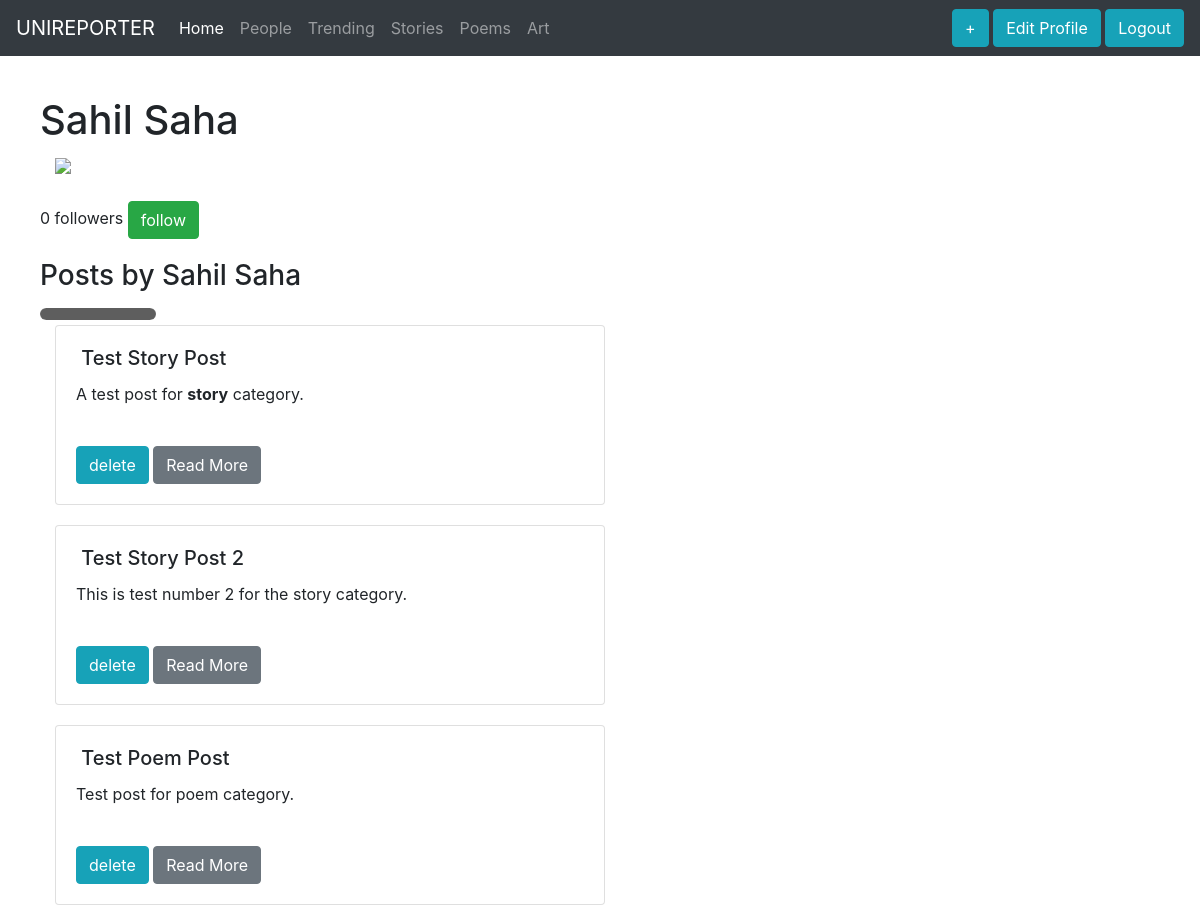
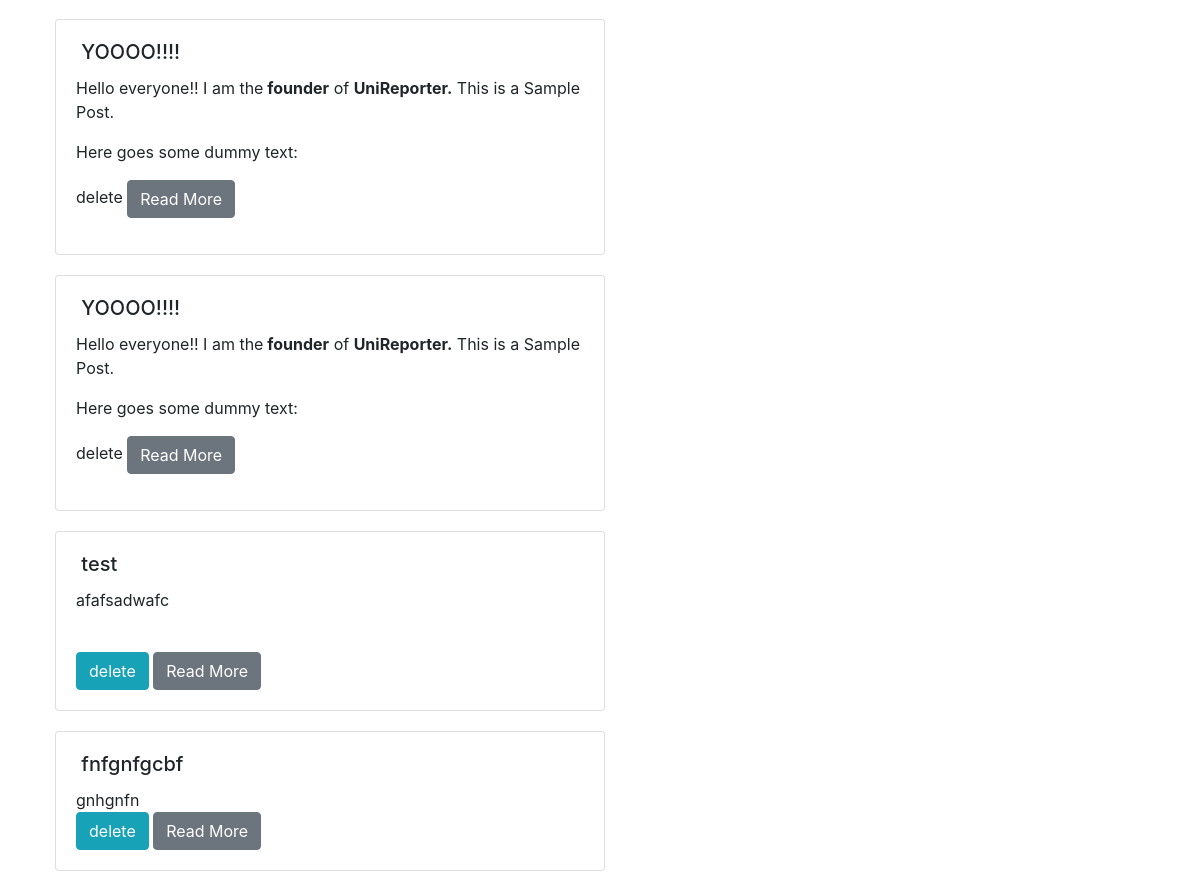
/account/users/admin/ (signed in), run on an earlier commit of the app's database (2 pictures, top to bottom).
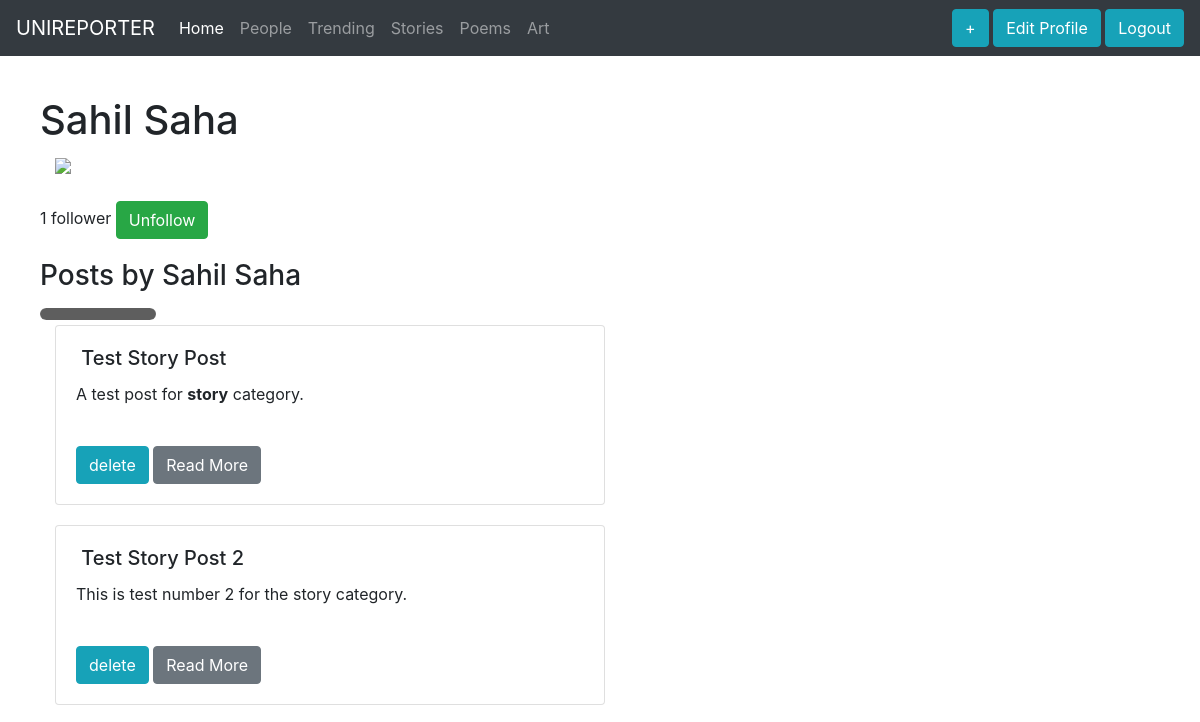
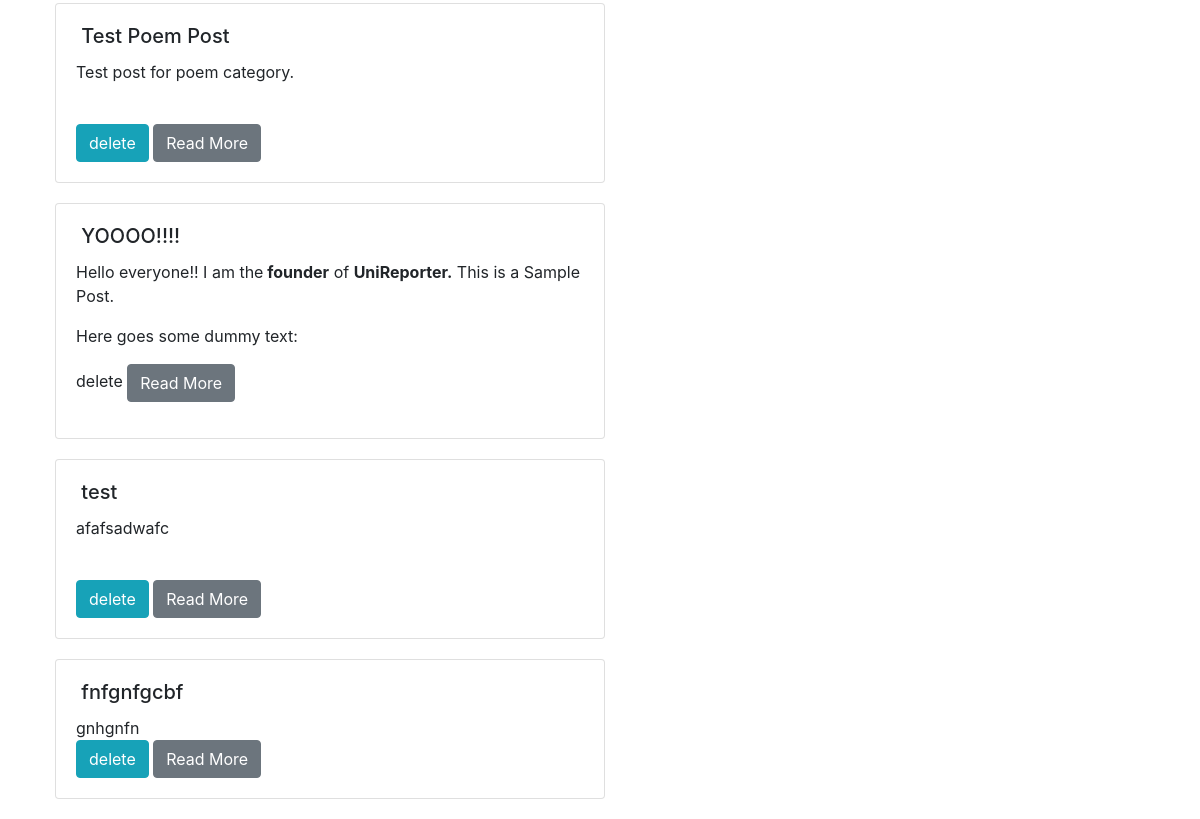
And on a later commit of the database (2 pictures, top to bottom).
### reports/models.py (models this page shows, shortened)
class Report(models.Model):
	category_choices = (
		('story','Story'),
		('report','Reports'),
		('poems','Poems'),
		('art','Art'),
		)
	user = models.ForeignKey(settings.AUTH_USER_MODEL, related_name='reports_created', on_delete=models.CASCADE)
	title = models.CharField(max_length=1000)
	slug = models.SlugField(max_length=200, blank=True)
	url = models.URLField()
	category = models.CharField(max_length=100, choices=category_choices, default='report')
	content = HTMLField('Content')
	created = models.DateField(auto_now_add=True, db_index=True)
	users_liked = models.ManyToManyField(settings.AUTH_USER_MODEL, related_name='reports_liked', blank=True)
	class Meta:
		ordering = ('-created',)
	def get_absolute_url(self):
		return reverse('reports:detail', args=[self.id, self.slug])

### account/views.py (the view)
# urls.py: path('users/<username>/', views.user_detail, name='user_detail'),
@login_required
def user_detail(request, username):
	user = get_object_or_404(User, username=username, is_active=True)
	reports = Report.objects.filter(user=user)
	return render(request, 'account/user/detail.html', {'section':'people','user':user,'reports':reports})

### account/templates/account/user/detail.html (shortened to what this page needs)
{% extends "base.html" %}
{% load thumbnail %}
{% load staticfiles %}
{% block content %}
  <div class="prol" style="margin: 40px 20px 0 40px">
  <h1>{{ user.get_full_name }}</h1>
    <div class="profile-info col-sm-4" style="margin-bottom: 25px;">
      {% thumbnail user.profile.photo "200x200" crop="100%" as im %}
        <img src="{{ im.url }}" class="user-detail">
      {% endthumbnail %}
    </div>
  {% with total_followers=user.followers.count %}
    <span class="count">
      <span class="total">{{ total_followers }}</span>
      follower{{ total_followers|pluralize }}
    </span>
    <a href="#" data-id="{{ user.id }}" data-action="{% if request.user in user.followers.all %}un{% endif %}follow" class="follow button btn btn-success">
      {% if request.user in user.followers.all %}
        Unfollow
      {% else %}
        follow
      {% endif %}
    </a>
    </div>
  {% endwith %}
  <div class="posts" style="margin: 20px 0 0 40px">
    <h3>Posts by {{user.get_full_name}}</h3>
    <img src="{% static "Rectangle 6.png"%}" width="10%">
  {% for report in reports %}
    <div class="col-sm-6">
        <div class="card" style="margin-bottom: 20px;">
          <div class="card-body">
            <h5 class="card-title">
                 {{report.title}}</h5>
            {{report.content|safe|truncatewords:20}}<br>
            {% if report.user == request.user %}
                <a class="btn btn-info" href="{% url 'reports:delete' report.id report.slug %}">delete</a>
            {% endif %}
            <a href="{{ report.get_absolute_url }}" class="btn btn-secondary">Read More</a>
          </div>
        </div>
      </div>
  {% endfor %}
{% endblock %}

What changed in the data, as far as the page shows it:
removed Report: title "YOOOO!!!!", content "Hello everyone!! I am the founder of UniReporter. This is a Sample Post. Here goes some dummy text:", shows "delete", slug "yoooo" (drawn)
Also different on the page:
{{ total_followers }}: "0" → "1"
text no longer shown: "follow"
text now shown: "Unfollow"
